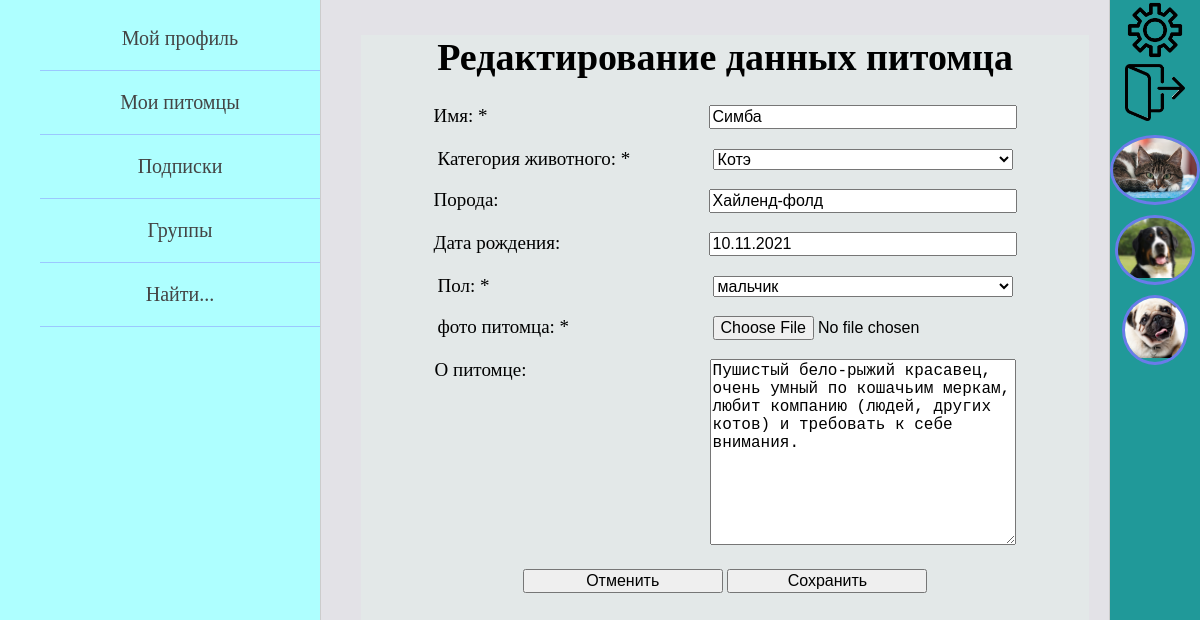
Screenshot of /animals/1/edit/ (signed in) with the database file from the repository.
### pet_owners/models.py (models this page shows, shortened)
class Animal(models.Model):
    GENDER = (
        ("мальчик", "мальчик"),
        ("девочка", "девочка")
    )
    name_of_animal = models.CharField(max_length=55, verbose_name='имя питомца')
    pet_owner = models.ForeignKey(settings.AUTH_USER_MODEL, on_delete=models.CASCADE, verbose_name='владелец')
    category_of_animal = models.ForeignKey(AnimalCategory, on_delete=models.PROTECT, verbose_name='вид')
    animal_breed = models.CharField(max_length=100, blank=True, verbose_name='порода питомца')
    date_of_animal_birth = models.DateField(verbose_name='дата рождения питомца', blank=True, null=True)
    sex = models.CharField(max_length=7, choices=GENDER, verbose_name='пол', null=True)
    animal_photo = models.ImageField(upload_to="animals_photos/%Y/%m/%d/", verbose_name='фото питомца')
    about_pet = models.TextField(max_length=520, verbose_name='о питомце')
    class Meta:
        verbose_name = 'Питомец'
        verbose_name_plural = 'Питомцы'

### animals/views.py (the view, shortened to what this page needs)
# urls.py: path('<int:pk>/edit/', UpdateAnimal.as_view(), name='edit_animal'),
class UpdateAnimal(LoginRequiredMixin, DataMixin, UpdateView):
    form_class = AddOrEditAnimalForm
    template_name = 'animals/edit_animal_page.html'
    def get_queryset(self):
        return Animal.objects.filter(pk=self.kwargs['pk'])
    def get_context_data(self, *, object_list=None, **kwargs):
        context = super().get_context_data(**kwargs)
        context['title'] = "Редактирование данных питомца"
        context.update(self.get_left_menu())
        context.update(self.get_right_menu())
        return context

### pet_owners/models.py (called while the page is built)
    def __str__(self):
        return self.category

### pet_owners/templatetags/pet_owners_tags.py (called while the page is built)
@register.inclusion_tag('pet_owners/form_fields.html')
def show_form_fields(form):
    return {'form': form}

### pet_owners/utils.py (called while the page is built)
    def get_left_menu(self):
        context = {}
        if self.request.user.is_authenticated:
            context['left_menu'] = [
                {'title': "Мой профиль", 'url_name': ['profile_home', self.request.user.id]},
                {'title': "Мои питомцы", 'url_name': ['all_animals_page']},
                {'title': "Подписки", 'url_name': ['owner_subscriptions', self.request.user.id]},
                {'title': "Группы", 'url_name': ['my_groups']},
                {'title': "Найти...", 'url_name': ['profile_home', self.request.user.id]}
            ]
        else:
            context['left_menu'] = [
                {'title': "Регистрация", 'url_name': 'register'},
                {'title': "Войти", 'url_name': 'login'},
            ]
        return context

    def get_right_menu(self, auth_user=None):
        context = {}
        if auth_user is None:
            auth_user = self.request.user
        animals = Animal.objects.filter(followers__follower=auth_user)[:7]
        context['animals_for_right_menu'] = animals
        return context

### animals/templates/animals/edit_animal_page.html
{% extends 'pet_owners/base.html' %}
{% load pet_owners_tags %}
{% block content %}
<div class="form_block">
    <h1>{{title}}</h1>
    <form method="post" enctype="multipart/form-data">
        {% show_form_fields form %}
        <button class="form_button" type="submit" name="cancel">
            Отменить
        </button>
        <button class="form_button" type="submit" name="update">
            Сохранить
        </button>
    </form>
</div>
{% endblock %}

### pet_owners/templates/pet_owners/base.html (shortened to what this page needs)
{% load static %}
<!DOCTYPE html>
<html lang="en">
<head>
    <link type="text/css" href="{% static 'pet_owners/css/styles.css' %}" rel="stylesheet" />
</head>
<body>
<table class="table-page" border=0 cellpadding="0" cellspacing="0">
<tr>
    <td valign="top" class="left-chapters">
        <ul id="leftchapters">
            {% for el_menu in left_menu %}
                {% if request.user.is_authenticated %}
                    {% if el_menu.url_name|length == 2 %}
                        <li><a href="{% url el_menu.url_name.0 el_menu.url_name.1 %}">
                            {{el_menu.title}}
                        </a></li>
                    {% else %}
                        <li><a href="{% url el_menu.url_name.0 %}">
                            {{el_menu.title}}
                        </a></li>
                    {% endif %}
                {% else %}
                    <li><a href="{% url el_menu.url_name %}">{{el_menu.title}}</a></li>
                {% endif %}
            {% endfor %}
        </ul>
    </td>
    <td valign="top" class="content">
        <div class="content-text">
            {% block content %}
            {% endblock %}
        </div>
    </td>
    <td valign="top" class="right-chapters">
        <table border=0 cellpadding="0" cellspacing="0">
            {% if request.user.is_authenticated %}
            <tr class="settings_button"><td>
                <a href="{% url 'profile-settings' request.user.id %}">
                    <img src="/static/pet_owners/images/settings_img.png" width="60">
                </a>
            </td></tr>
            <tr class="logout_button"><td>
                <a href="{% url 'logout' %}">
                    <img src="/static/pet_owners/images/exit.png" width="60">
                </a>
            </td></tr>
            {% for sub in animals_for_right_menu %}
                <tr class="right_sub_button"><td>
                    <a href="{% url 'animal_posts' sub.pk %}">
                        <div class="sub_avatar">
                            <img src="{{sub.animal_photo.url}}" height=60>
                        </div>
                    </a>
                </td></tr>
            {% endfor %}
            {% endif %}
        </table>
    </td>
</tr>
</table>
</body>
</html>

### pet_owners/templates/pet_owners/form_fields.html (shortened to what this page needs)
{% for field in form %}
<p><label class="form-label" for="{{ field.id_for_label }}">
    {{field.label}}:{% if field.field.required %} * {% endif %}
</label>{{ field }}</p>
{% endfor %}

### pet_owners/static/pet_owners/css/styles.css (style rules this page uses)
html, body { font-family: 'Georgia'; margin: 0; padding: 0; height: 100%; width: 100%; color: #000000; }
.table-page { width: 100%; height: 100%; vertical-align: top; }
.table-page tr { height: 100%; }
.left-chapters { margin: 0; background: rgba(140, 255, 255, 0.7); border-right: 1px solid #ccc; min-height: 100%; }
.left-chapters ul { width: 300px; min-height: 100%; margin: 0; padding: 7px 0 7px 20px; list-style: none; font-size: 20px; }
.left-chapters ul li { text-align: center; margin-left: 20px; padding: 20px 0 20px 0; color: #999; border-bottom: 1px solid rgba(126, 117, 255, 0.4); }
.left-chapters ul li a { color: #444; text-decoration: none; transition: color .2s linear; }
.right-chapters { margin: 0; background: #209999; border-left: 1px solid #ccc; min-height: 100%; }
.settings_button, .logout_button, .right_sub_button { text-align: center; }
.settings_button a, .logout_button a, .right_sub_button a { display: block; height: 100%; width: 100%; transition: all .2s linear; }
.right_sub_button .sub_avatar { border: 3px solid rgba(126, 117, 255, 0.8); }
.content { background: #27234621; padding: 10px 20px 20px 40px; width: 100%; height: 100%; box-sizing: border-box; }
.content-text { height: 100%; font-size: 19px; background: #e3e8e8; font-family: Yandex Sans Display Light; }
.sub_avatar, .foll_avatar, .author_avatar, .mem_cell_avatar { display: inline-block; vertical-align: middle; text-align: center; max-height: 120px; max-width: 120px; margin-top: 10px; border-radius: 50%; overflow: hidden; }
.form_block, .form_block_set { width: 100%; text-align: center; }
.form-input { width: 300px; font-size: 16px; }
.form-label { display: inline-block; text-align: left; min-width: 275px; vertical-align: top; }
.form_button { min-width: 200px; font-size: 16px; }

### rows the page displays
Animal: form "Симба" "Котэ" "Хайленд-фолд" "10.11.2021" "мальчик" "Пушистый бело-рыжий красавец, очень умный по кошачьим меркам, любит компанию (людей, других котов) и требовать к себе внимания."
Animal: animal_photo (picture)
Animal: animal_photo (picture)
Animal: animal_photo (picture)

### other values shown
{{ el_menu.title }} "Мой профиль" "Подписки" "Найти..."
{{ el_menu.title }} "Мои питомцы" "Группы"
{{ title }} "Редактирование данных питомца"
{{ field.label }} "Имя" "Категория животного" "Порода" "Дата рождения" "Пол" "фото питомца" "О питомце"
